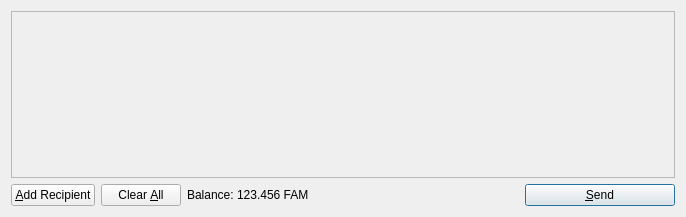
<?xml version="1.0" encoding="UTF-8"?>
<ui version="4.0">
 <class>SendCoinsDialog</class>
 <widget class="QDialog" name="SendCoinsDialog">
  <property name="geometry">
   <rect>
    <x>0</x>
    <y>0</y>
    <width>686</width>
    <height>217</height>
   </rect>
  </property>
  <property name="windowTitle">
   <string>Send Coins</string>
  </property>
  <layout class="QVBoxLayout" name="verticalLayout">
   <item>
    <widget class="QScrollArea" name="scrollArea">
     <property name="widgetResizable">
      <bool>true</bool>
     </property>
     <widget class="QWidget" name="scrollAreaWidgetContents">
      <property name="geometry">
       <rect>
        <x>0</x>
        <y>0</y>
        <width>666</width>
        <height>165</height>
       </rect>
      </property>
      <layout class="QVBoxLayout" name="verticalLayout_2">
       <property name="margin">
        <number>0</number>
       </property>
       <item>
        <layout class="QVBoxLayout" name="entries">
         <property name="spacing">
          <number>6</number>
         </property>
        </layout>
       </item>
       <item>
        <spacer name="verticalSpacer">
         <property name="orientation">
          <enum>Qt::Vertical</enum>
         </property>
         <property name="sizeHint" stdset="0">
          <size>
           <width>20</width>
           <height>40</height>
          </size>
         </property>
        </spacer>
       </item>
      </layout>
     </widget>
    </widget>
   </item>
   <item>
    <layout class="QHBoxLayout" name="horizontalLayout">
     <item>
      <widget class="QPushButton" name="addButton">
       <property name="toolTip">
        <string>Send to multiple recipients at once</string>
       </property>
       <property name="text">
        <string>&amp;Add Recipient</string>
       </property>
       <property name="icon">
        <iconset resource="../bitcoin.qrc">
         <normaloff>:/icons/add</normaloff>:/icons/add</iconset>
       </property>
       <property name="autoDefault">
        <bool>false</bool>
       </property>
      </widget>
     </item>
     <item>
      <widget class="QPushButton" name="clearButton">
       <property name="sizePolicy">
        <sizepolicy hsizetype="Minimum" vsizetype="Fixed">
         <horstretch>0</horstretch>
         <verstretch>0</verstretch>
        </sizepolicy>
       </property>
       <property name="toolTip">
        <string>Remove all transaction fields</string>
       </property>
       <property name="text">
        <string>Clear &amp;All</string>
       </property>
       <property name="icon">
        <iconset resource="../bitcoin.qrc">
         <normaloff>:/icons/remove</normaloff>:/icons/remove</iconset>
       </property>
       <property name="autoRepeatDelay">
        <number>300</number>
       </property>
       <property name="autoDefault">
        <bool>false</bool>
       </property>
      </widget>
     </item>
     <item>
      <layout class="QHBoxLayout" name="horizontalLayout_2">
       <property name="spacing">
        <number>3</number>
       </property>
       <item>
        <widget class="QLabel" name="label">
         <property name="text">
          <string>Balance:</string>
         </property>
        </widget>
       </item>
       <item>
        <widget class="QLabel" name="labelBalance">
         <property name="cursor">
          <cursorShape>IBeamCursor</cursorShape>
         </property>
         <property name="text">
          <string>123.456 FAM</string>
         </property>
         <property name="textInteractionFlags">
          <set>Qt::LinksAccessibleByMouse|Qt::TextSelectableByKeyboard|Qt::TextSelectableByMouse</set>
         </property>
        </widget>
       </item>
      </layout>
     </item>
     <item>
      <spacer name="horizontalSpacer">
       <property name="orientation">
        <enum>Qt::Horizontal</enum>
       </property>
       <property name="sizeHint" stdset="0">
        <size>
         <width>40</width>
         <height>20</height>
        </size>
       </property>
      </spacer>
     </item>
     <item>
      <widget class="QPushButton" name="sendButton">
       <property name="minimumSize">
        <size>
         <width>150</width>
         <height>0</height>
        </size>
       </property>
       <property name="toolTip">
        <string>Confirm the send action</string>
       </property>
       <property name="text">
        <string>&amp;Send</string>
       </property>
       <property name="icon">
        <iconset resource="../bitcoin.qrc">
         <normaloff>:/icons/send</normaloff>:/icons/send</iconset>
       </property>
       <property name="default">
        <bool>true</bool>
       </property>
      </widget>
     </item>
    </layout>
   </item>
  </layout>
 </widget>
 <resources>
  <include location="../bitcoin.qrc"/>
 </resources>
 <connections/>
</ui>
